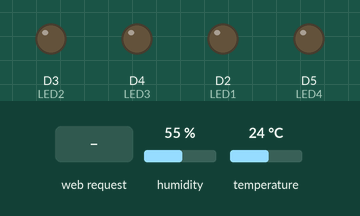
This sketch was run on a simulated ESP8266 (NodeMCU). Shown: output pins drawn as LEDs (lit = HIGH). The inputs (shaded band) are chosen by the test bench; at power-on: humidity 55 %, temperature 24 °C. WiFi joins after 1.5 s; servers stay silent unless stated; what the sketch prints to the serial monitor is not drawn.

Above: at 2.7 s.
2.8 s: HTTP request GET /LED1=ON received
At 3.3 s:
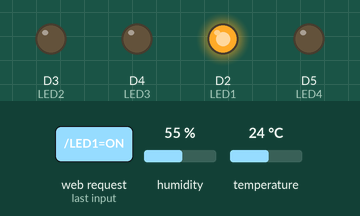
4.3 s: HTTP request GET /LED2=ON received
At 5.5 s:
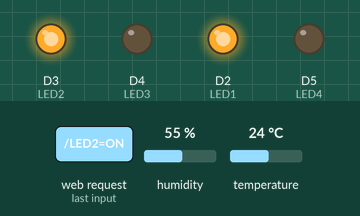
5.8 s: HTTP request GET /LED1=OFF received
At 6.8 s:
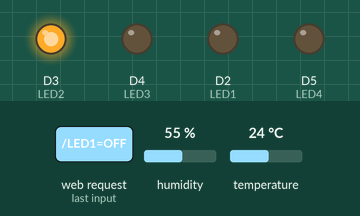
7.3 s: HTTP request GET /LED3=ON received
At 7.9 s:
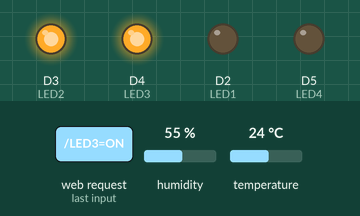
8.8 s: HTTP request GET /LED2=OFF received
At 9.1 s:
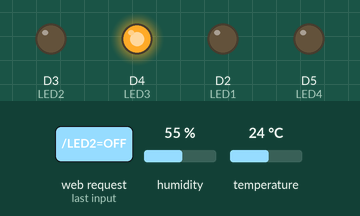
10.3 s: HTTP request GET /LED4=ON received
At 11.4 s:
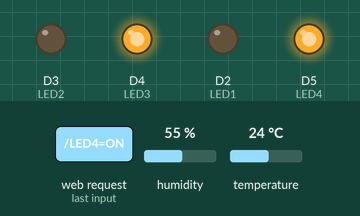
Timing chart, 0 to 12.8 s (numbered marks = the images above; inputs shaded):
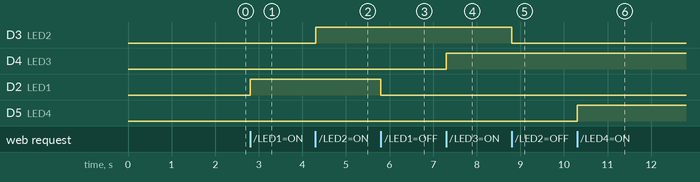

Measured:
- after the input at 2.8 s, D2 (LED1): LOW → HIGH at once
- after the input at 4.3 s, D3 (LED2): LOW → HIGH at once
- after the input at 5.8 s, D2 (LED1): HIGH → LOW at once
- after the input at 7.3 s, D4 (LED3): LOW → HIGH at once
- after the input at 8.8 s, D3 (LED2): HIGH → LOW at once
- after the input at 10.3 s, D5 (LED4): LOW → HIGH at once

The sketch:

Combo.ino
```cpp
#include <ESP8266WiFi.h>
#include <ESP8266WebServer.h>
#include "DHT.h"
#include <WiFiUdp.h>

const char* ssid = "Ruang Kerja Gubernur";
const char* password = "12345678";

#define DHTTYPE DHT11   // DHT 11

int LED1 = D2; //D7 on ESP Board
int LED2 = D3; //D6 on ESP Board
int LED3 = D4; //D5 on ESP Board
int LED4 = D5;  //D4 on ESP Board
  int value1 = LOW;
  int value2 = LOW;
  int value3 = LOW;
  int value4 = LOW;

WiFiServer server(80);

uint8_t DHTPin = D7;
DHT dht(DHTPin, DHTTYPE);

float Temperature;
float Humidity;
 float Temperaturestat;
 float Humiditystat;

void setup() {
  Serial.begin(115200);
  delay(10);
  pinMode(LED1, OUTPUT);
  pinMode(LED2, OUTPUT);
  pinMode(LED3, OUTPUT);
  pinMode(LED4, OUTPUT);
  digitalWrite(LED1, LOW);
  digitalWrite(LED2, LOW);
  digitalWrite(LED3, LOW);
  digitalWrite(LED4, LOW);

    dht.begin();

  // Connect to WiFi network
  Serial.println();
  Serial.println();
  Serial.print("Connecting to ");
  Serial.println(ssid);

  WiFi.begin(ssid, password);

  while (WiFi.status() != WL_CONNECTED) {
    delay(500);
    Serial.print(".");
  }
  Serial.println("");
  Serial.println("WiFi connected");

  // Start the server
  server.begin();
  Serial.println("Server started");

  // Print the IP address
  Serial.print("Use this URL to connect: ");
  Serial.print("http://");
  Serial.print(WiFi.localIP());
  Serial.println("/");

}

void loop() {
  // Check if a client has connected
  Temperature = dht.readTemperature(); // Gets the values of the temperature
  Humidity = dht.readHumidity(); // Gets the values of the humidity

  WiFiClient client = server.available();
  if (!client) {
    return;
  }

  // Wait until the client sends some data
  Serial.println("new client");
  while(!client.available()){
    delay(1);
  }

  // Read the first line of the request
  String request = client.readStringUntil('\r');
  Serial.println(request);
  client.flush();

// Set LED according to the request
  client.println("HTTP/1.1 200 OK");
  client.println("Content-Type: text/html");
  client.println(""); //  do not forget this one


  client.println("<!DOCTYPE HTML>");
  client.println("<html>");

    client.println("<head><meta name=\"viewport\" content=\"width=device-width, initial-scale=1.0, user-scalable=no\">\n");
  client.println("<title>TA Misbah</title>\n");
  client.println("<style>html { font-family: Helvetica; display: inline-block; margin: 0px auto; text-align: center;}\n");
  client.println("body{margin-top: 50px;} h1 {color: #444444;margin: 50px auto 30px;}\n");

//untuk atur tampilan button
  client.println(".button {display: block;width: 120px;background-color: #1abc9c;border: none;color: white;padding: 13px 13px;text-decoration: none;font-size: 25px;margin: 0px auto 2px;cursor: pointer;border-radius: 4px;}\n");
  client.println(".button-on {background-color: #1abc9c;}\n");
  client.println(".button-on:active {background-color: #16a085;}\n");
  client.println(".button-off {background-color: #34495e;}\n");
  client.println(".button-off:active {background-color: #2c3e50;}\n");

  client.println("p {font-size: 14px;color: #888;margin-bottom: 10px;}");

  //client.println("<style>html { font-family: Helvetica; display: inline-block; margin: 0px auto; text-align: center;}");

client.println(".side-by-side{display: inline-block;vertical-align: middle;position: relative;}\n");
client.println(".humidity-icon{background-color: #3498db;width: 30px;height: 30px;border-radius: 50%;line-height: 36px;}\n");
client.println(".humidity-text{font-weight: 600;padding-left: 15px;font-size: 19px;width: 160px;text-align: left;}\n");
client.println(".humidity{font-weight: 300;font-size: 60px;color: #3498db;}\n");
client.println(".temperature-icon{background-color: #f39c12;width: 30px;height: 30px;border-radius: 50%;line-height: 40px;}\n");
client.println(".temperature-text{font-weight: 600;padding-left: 15px;font-size: 19px;width: 160px;text-align: left;}\n");
client.println(".temperature{font-weight: 300;font-size: 60px;color: #f39c12;}\n");
client.println(".superscript{font-size: 17px;font-weight: 600;position: absolute;right: -20px;top: 15px;}\n");
client.println(".data{padding: 10px;}\n");

client.println("</style>\n");
  //Javascript untuk menampilkan pembacaan sensor dinamis
client.println("<script>\n");
client.println("setInterval(loadDoc,200);\n");
client.println("function loadDoc() {\n");
client.println("var xhttp = new XMLHttpRequest();\n");
client.println("xhttp.onreadystatechange = function() {\n");
client.println("if (this.readyState == 4 && this.status == 200) {\n");
client.println("document.getElementById(\"webpage\").innerHTML =this.responseText}\n");
client.println("};\n");
client.println("xhttp.open(\"GET\", \"/\", true);\n");
client.println("xhttp.send();\n");
client.println("}\n");
client.println("</script>\n");
//---------------

client.println("<div id=\"webpage\">\n");
client.println("<h1>TA Misbah Sulaiman Nura</h1>\n");
client.println("<div class=\"data\">\n");

//tampilan icon suhu
client.println("<div class=\"side-by-side temperature-icon\">\n");
client.println("<svg version=\"1.1\" id=\"Layer_1\" xmlns=\"http://www.w3.org/2000/svg\" xmlns:xlink=\"http://www.w3.org/1999/xlink\" x=\"0px\" y=\"0px\"\n");
client.println("width=\"9.915px\" height=\"22px\" viewBox=\"0 0 9.915 22\" enable-background=\"new 0 0 9.915 22\" xml:space=\"preserve\">\n");
client.println("<path fill=\"#FFFFFF\" d=\"M3.498,0.53c0.377-0.331,0.877-0.501,1.374-0.527C5.697-0.04,6.522,0.421,6.924,1.142\n");
client.println("c0.237,0.399,0.315,0.871,0.311,1.33C7.229,5.856,7.245,9.24,7.227,12.625c1.019,0.539,1.855,1.424,2.301,2.491\n");
client.println("c0.491,1.163,0.518,2.514,0.062,3.693c-0.414,1.102-1.24,2.038-2.276,2.594c-1.056,0.583-2.331,0.743-3.501,0.463\n");
client.println("c-1.417-0.323-2.659-1.314-3.3-2.617C0.014,18.26-0.115,17.104,0.1,16.022c0.296-1.443,1.274-2.717,2.58-3.394\n");
client.println("c0.013-3.44,0-6.881,0.007-10.322C2.674,1.634,2.974,0.955,3.498,0.53z\"/>\n");
client.println("</svg>\n");
client.println("</div>\n");
//-------------

//tampilan tulisan suhu
client.println("<div class=\"side-by-side temperature-text\">Suhu :</div>\n");
client.println("<div class=\"side-by-side temperature\">");
client.println((int)Temperature);
client.println("<span class=\"superscript\">°C</span></div>\n");
client.println("</div>\n");
//--------------


//tampilan ikon humidity
client.println("<div class=\"data\">\n");
client.println("<div class=\"side-by-side humidity-icon\">\n");
client.println("<svg version=\"1.1\" id=\"Layer_2\" xmlns=\"http://www.w3.org/2000/svg\" xmlns:xlink=\"http://www.w3.org/1999/xlink\" x=\"0px\" y=\"0px\"\n\"; width=\"12px\" height=\"17.955px\" viewBox=\"0 0 13 17.955\" enable-background=\"new 0 0 13 17.955\" xml:space=\"preserve\">\n");
client.println("<path fill=\"#FFFFFF\" d=\"M1.819,6.217C3.139,4.064,6.5,0,6.5,0s3.363,4.064,4.681,6.217c1.793,2.926,2.133,5.05,1.571,7.057\n");
client.println("c-0.438,1.574-2.264,4.681-6.252,4.681c-3.988,0-5.813-3.107-6.252-4.681C-0.313,11.267,0.026,9.143,1.819,6.217\"></path>\n");
client.println("</svg>\n");
client.println("</div>\n");
//----------------

//tampilan humidity
/*client.println("<div class=\"side-by-side temperature-text\">Kelembapan :</div>\n");
client.println("<div class=\"side-by-side temperature\">";
client.println((int)Humiditystat;
client.println("<span class=\"superscript\">%</span></div>\n");
client.println("</div>\n");*/

client.println("<div class=\"side-by-side humidity-text\">Kelembapan :</div>\n");
client.println("<div class=\"side-by-side humidity\">");
client.println((int)Humidity);
client.println("<span class=\"superscript\">%</span></div>\n");
client.println("</div>\n");

//pemisah
  client.println("<br><br>");
  client.println("<fieldset>");
  client.println("<font color = #000000>");
  client.print("Controlling Perangkat:");
  client.println("</font>");
  client.println("</fieldset>");
  client.println("<br><br>");

 // Return the response LED1
  client.print("LED1 is now: ");
  // Control LED 1
  if (request.indexOf("/LED1=ON") != -1)  {
    digitalWrite(LED1, HIGH);
    value1 = HIGH;
    }
  if (request.indexOf("/LED1=OFF") != -1)  {
    digitalWrite(LED1, LOW);
    value1 = LOW;
     }
        if(value1==HIGH){client.print("ON");
     client.println("<br><br>");
    client.println("<a href=\"/LED1=OFF\"\"><button class=\"button button-off\">OFF</button></a>\n");}
     if(value1==LOW){client.print("OFF");
     client.println("<br><br>");
      client.println("<a href=\"/LED1=ON\"\"><button class=\"button button-on\">ON</button></a>\n");}


 // Return the response LED2
 client.println("<br><br>");
 client.print("LED2 is now: ");
  // Control LED 2
  if (request.indexOf("/LED2=ON") != -1)  {
    digitalWrite(LED2, HIGH);
    value2 = HIGH;
    }
  if (request.indexOf("/LED2=OFF") != -1)  {
    digitalWrite(LED2, LOW);
    value2 = LOW;
    }
        if(value2==HIGH){client.print("ON");
     client.println("<br><br>");
    client.println("<a href=\"/LED2=OFF\"\"><button class=\"button button-off\">OFF</button></a>");}
     if(value2==LOW){client.print("OFF");
     client.println("<br><br>");
      client.println("<a href=\"/LED2=ON\"\"><button class=\"button button-on\">ON</button></a>");}

  // Return the response LED3
  client.println("<br><br>");
  client.print("LED3 is now: ");
  // Control LED 3
  if (request.indexOf("/LED3=ON") != -1)  {
    digitalWrite(LED3, HIGH);
    value3 = HIGH;
    }
  if (request.indexOf("/LED3=OFF") != -1)  {
    digitalWrite(LED3, LOW);
    value3 = LOW;
    }
      if(value3==HIGH){client.print("ON");
     client.println("<br><br>");
    client.println("<a href=\"/LED3=OFF\"\"><button class=\"button button-off\">OFF</button></a>\n");}
     if(value3==LOW){client.print("OFF");
     client.println("<br><br>");
      client.println("<a href=\"/LED3=ON\"\"><button class=\"button button-on\">ON</button></a>\n");}


  // Return the response LED4
  client.println("<br><br>");
  client.print("LED4 is now: ");
  // Control LED 4
  if (request.indexOf("/LED4=ON") != -1)  {
    digitalWrite(LED4, HIGH);
    value4 = HIGH;
    }
  if (request.indexOf("/LED4=OFF") != -1)  {
    digitalWrite(LED4, LOW);
    value4 = LOW;
    }
    if(value4==HIGH){client.print("ON");
     client.println("<br><br>");
    client.println("<a href=\"/LED4=OFF\"\"><button class=\"button button-off\">OFF</button></a>\n");}
     if(value4==LOW){client.print("OFF");
     client.println("<br><br>");
      client.println("<a href=\"/LED4=ON\"\"><button class=\"button button-on\">ON</button></a>\n");}


  client.println("</html>");

  delay(1);
  Serial.println("Client disonnected");
  Serial.println("");

}
```
